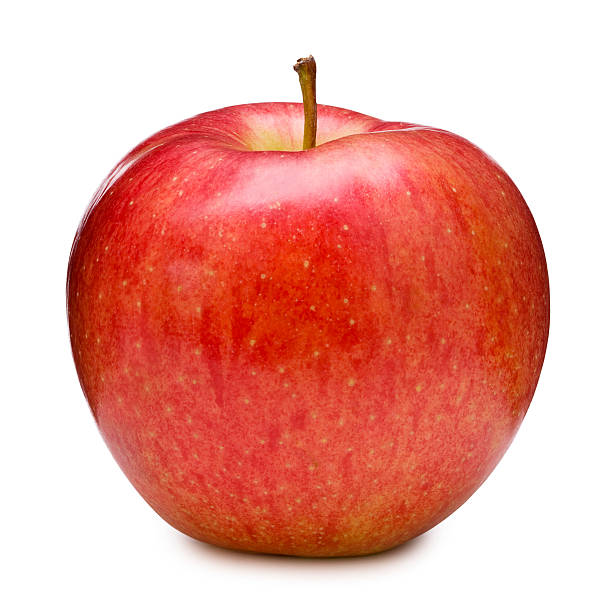
#> input picture app/src/main/python/appleinput.jpg, 612 x 612 px
$ python -i DetectError.py   (imports and definitions only)
#> lines starting #> are read from the running program, lines starting #| are printed output that depends on the picture; after the words box and inside, x2 and y2 are one past the last pixel; in counts of white or black regions, pixels touching at a corner belong together
#> further down, picture is the input picture: shape (612, 612, 3); mean B, G, R 157.2, 167.1, 234.1
from skimage.metrics import structural_similarity
import cv2
import numpy as np
from os.path import dirname, join
import os
import io
import base64
from PIL import Image

# [50 lines left out: function detectError, not called in this run]


def Canny(image):

        #Read Input Reference Image

        # kernel for dilation
        kernel = np.ones((3,3),np.uint8)

        ### Passing reference image to CannyAlgo
        edges = cv2.Canny(image, 100, 200, 3, L2gradient=True)
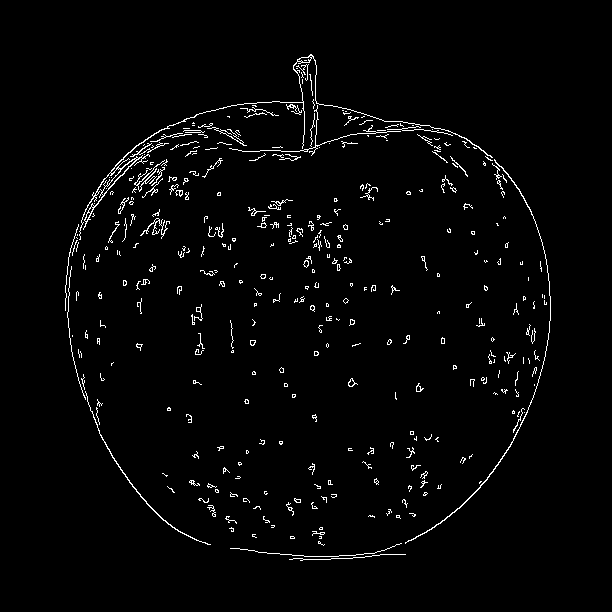
#> edges: shape (612, 612); 2.2% white in thin lines or dots, all inside (x1, y1, x2, y2) = (65, 54, 551, 561)

        # ## Dilating output image from canny (Thickness)
        edges = cv2.dilate(edges, kernel, iterations=1)
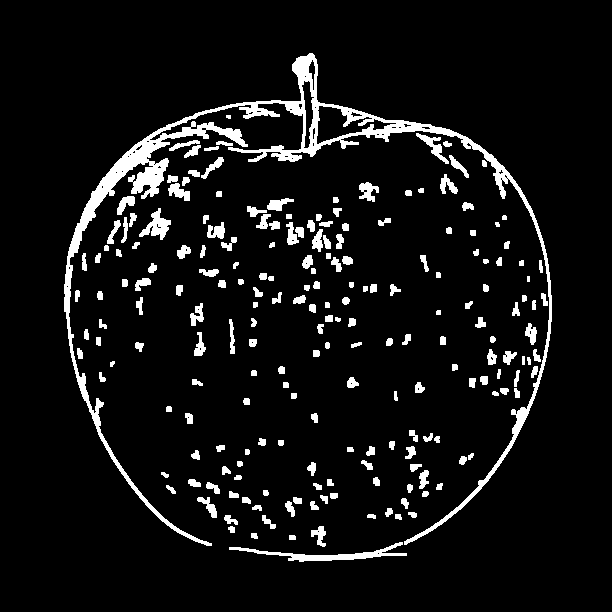
#> edges: shape (612, 612); 7.1% white; 209 white regions (2 under 20 px), largest, box (x1, y1, x2, y2) and area: (64, 53, 552, 546) 11914, (229, 542, 407, 562) 921, (139, 208, 171, 240) 444
        smoothed_image = cv2.GaussianBlur(edges, (3, 3), 0)
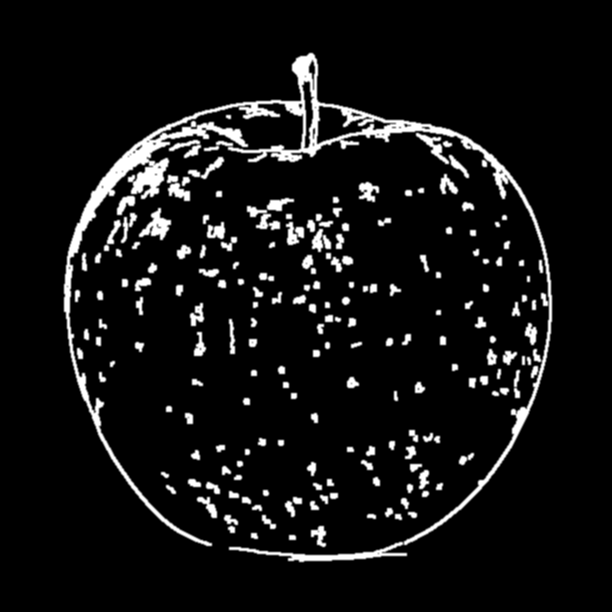
#> smoothed_image: shape (612, 612); min 0, max 255, mean 18
        return smoothed_image

>>> import cv2
>>> picture = cv2.imread('appleinput.jpg')
>>> result = Canny(picture)

$ run again, on app/src/main/python/umbrella.jpg
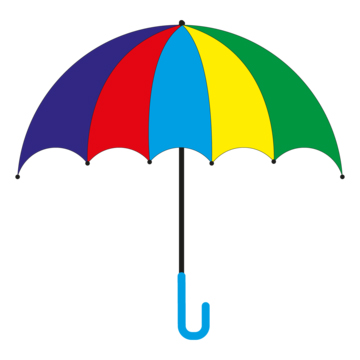
#> input picture app/src/main/python/umbrella.jpg, 360 x 360 px
#> picture is the input picture: shape (360, 360, 3); mean B, G, R 214.7, 220.7, 216
#> in Canny, `edges = cv2.Canny(image, 100, 200, 3, L2gradient=True)`:
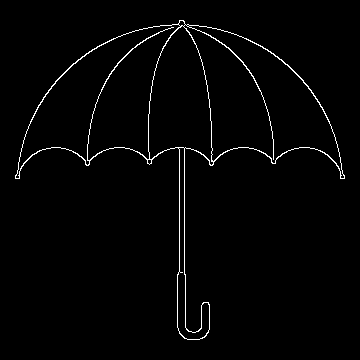
#> edges: shape (360, 360); 1.8% white in thin lines or dots, all inside (x1, y1, x2, y2) = (15, 20, 345, 340)
#> in Canny, `smoothed_image = cv2.GaussianBlur(edges, (3, 3), 0)`:
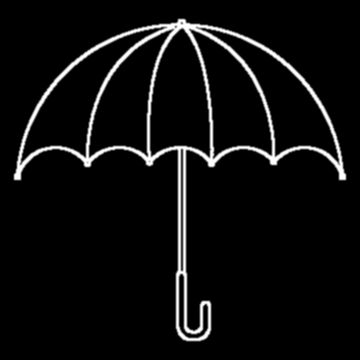
#> smoothed_image: shape (360, 360); min 0, max 255, mean 14

$ run again, on app/src/main/python/apple.png
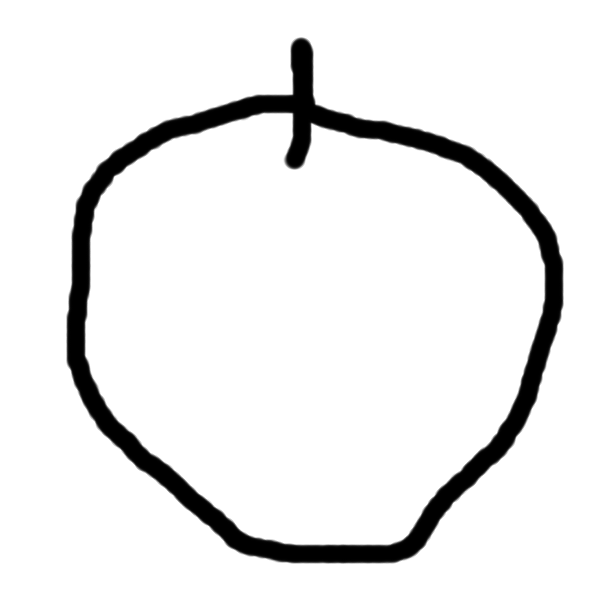
#> input picture app/src/main/python/apple.png, 612 x 612 px
#> picture is the input picture: shape (612, 612, 3); min 0, max 255, mean 235
#> in Canny, `edges = cv2.Canny(image, 100, 200, 3, L2gradient=True)`:
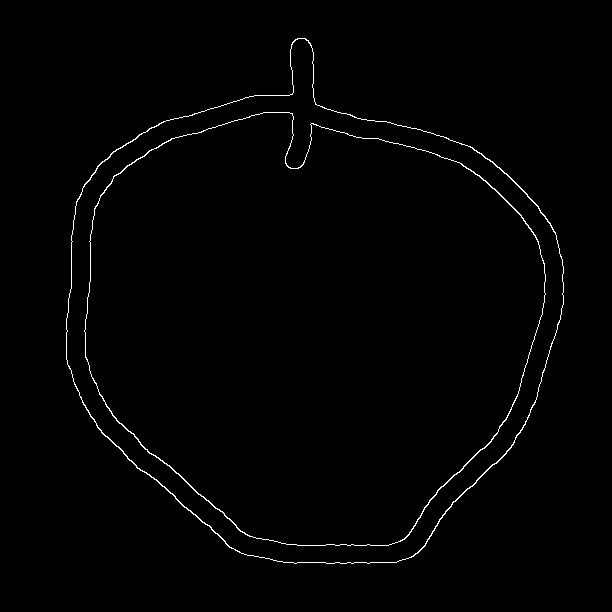
#> edges: shape (612, 612); 0.98% white in thin lines or dots, all inside (x1, y1, x2, y2) = (66, 38, 564, 564)
#> in Canny, `edges = cv2.dilate(edges, kernel, iterations=1)`:
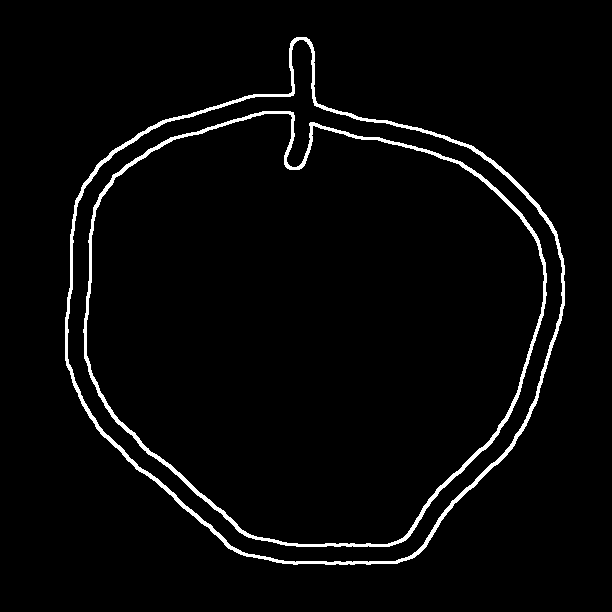
#> edges: shape (612, 612); 3.1% white; 2 white regions, box (x1, y1, x2, y2) and area: (65, 37, 565, 565) 6047, (83, 111, 547, 547) 5571
